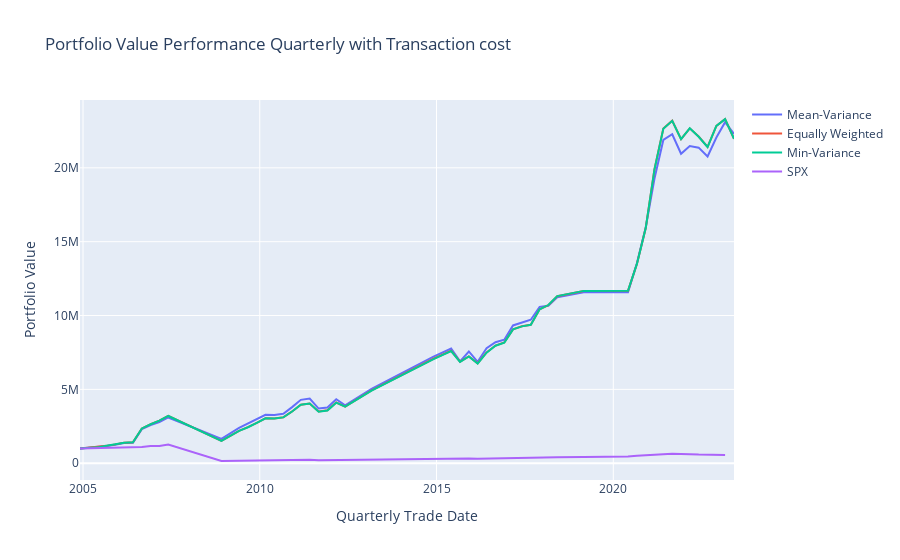

Notebook code cell kept with this figure:
### Code cell
trace0 = go.Scatter(x = time_ind, y = portfolio_cost_meanv, mode = 'lines', name = 'Mean-Variance')
trace1 = go.Scatter(x = time_ind, y = portfolio_cost_equal, mode = 'lines', name = 'Equally Weighted')
trace2 = go.Scatter(x = time_ind, y = portfolio_cost_minv, mode = 'lines', name = 'Min-Variance')
trace3 = go.Scatter(x = time_ind, y = spx_value, mode = 'lines', name = 'SPX')

data = [trace0, trace1, trace2, trace3]
layout = dict(title = "Portfolio Value Performance Quarterly with Transaction cost", 
              xaxis = dict(title = 'Quarterly Trade Date'), 
              yaxis = dict(title = 'Portfolio Value'))
fig = dict(data = data, layout = layout)

plotly.offline.iplot(fig)

#portfolio_tmp = portfolio_cost_value
